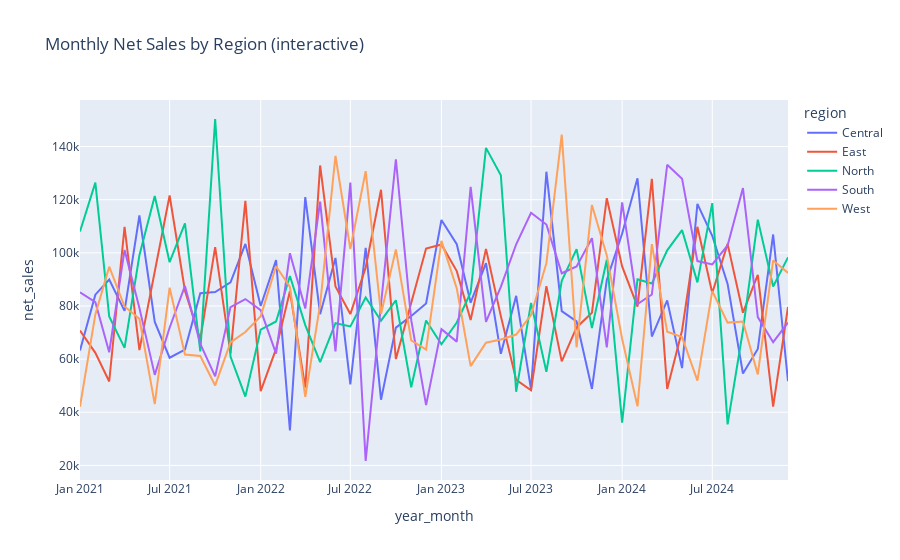

Notebook source saved alongside this figure:
### Markdown cell above
### Monthly Net Sales by Region

An interactive time-series line chart tracks net sales trends across regions over time.

### Code cell
ts_region = dt.groupby([dt['year_month'].astype(str), 'region']).net_sales.sum().reset_index()
ts_region.columns = ['year_month','region','net_sales']
fig = px.line(ts_region, x='year_month', y='net_sales', color='region', title='Monthly Net Sales by Region (interactive)')

fig.write_html('net sales by region.html')
fig.show()
